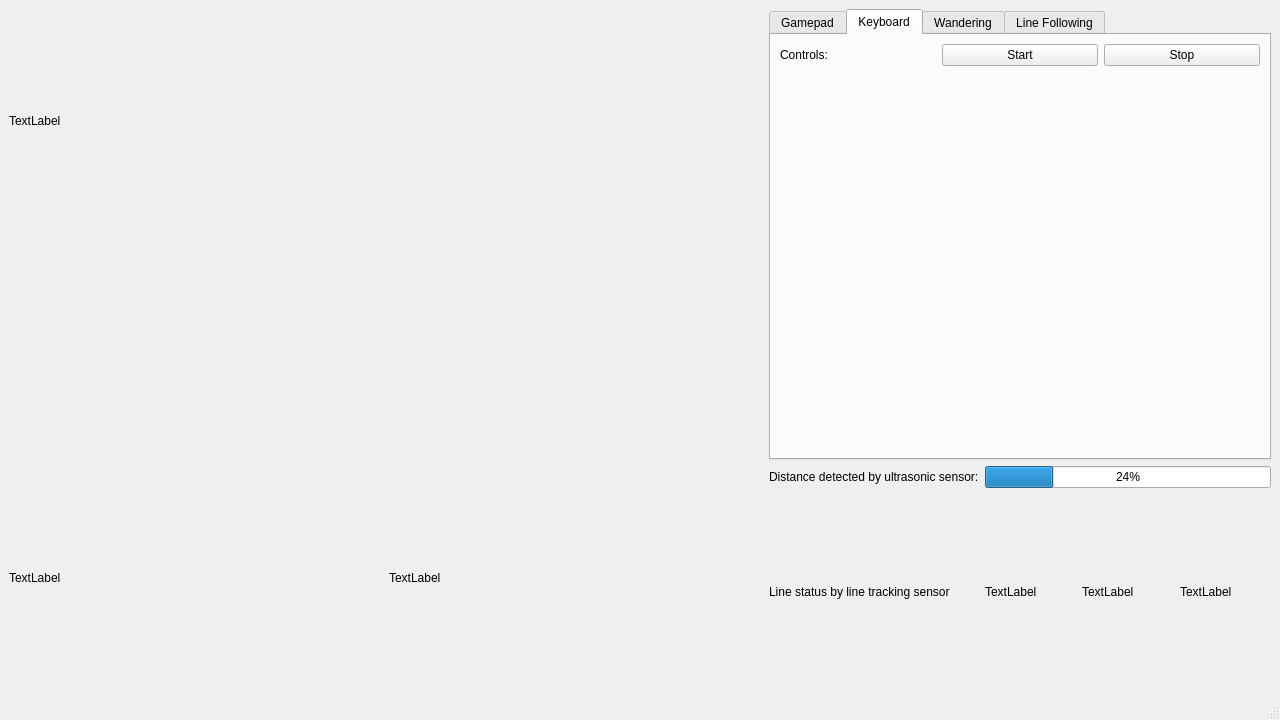
<?xml version="1.0" encoding="UTF-8"?>
<ui version="4.0">
 <class>MainWindow</class>
 <widget class="QMainWindow" name="MainWindow">
  <property name="geometry">
   <rect>
    <x>0</x>
    <y>0</y>
    <width>1280</width>
    <height>720</height>
   </rect>
  </property>
  <property name="windowTitle">
   <string>Adeept_UI_Controller</string>
  </property>
  <widget class="QWidget" name="centralwidget">
   <property name="layoutDirection">
    <enum>Qt::LeftToRight</enum>
   </property>
   <layout class="QGridLayout" name="gridLayout" columnstretch="3,2">
    <item row="2" column="1">
     <layout class="QGridLayout" name="senzor_status_grid">
      <item row="2" column="1">
       <layout class="QHBoxLayout" name="line_tracking_visualization_grid">
        <item>
         <widget class="QLabel" name="line_tracking_left_label">
          <property name="text">
           <string>TextLabel</string>
          </property>
         </widget>
        </item>
        <item>
         <widget class="QLabel" name="line_tracking_middle_label">
          <property name="text">
           <string>TextLabel</string>
          </property>
         </widget>
        </item>
        <item>
         <widget class="QLabel" name="line_tracking_right_label">
          <property name="text">
           <string>TextLabel</string>
          </property>
         </widget>
        </item>
       </layout>
      </item>
      <item row="1" column="0">
       <widget class="QLabel" name="ultrasonic_label">
        <property name="sizePolicy">
         <sizepolicy hsizetype="Preferred" vsizetype="Preferred">
          <horstretch>0</horstretch>
          <verstretch>0</verstretch>
         </sizepolicy>
        </property>
        <property name="text">
         <string>Distance detected by ultrasonic sensor:</string>
        </property>
       </widget>
      </item>
      <item row="2" column="0">
       <widget class="QLabel" name="line_tracking_label">
        <property name="sizePolicy">
         <sizepolicy hsizetype="Preferred" vsizetype="Preferred">
          <horstretch>0</horstretch>
          <verstretch>0</verstretch>
         </sizepolicy>
        </property>
        <property name="text">
         <string>Line status by line tracking sensor</string>
        </property>
       </widget>
      </item>
      <item row="1" column="1">
       <widget class="QProgressBar" name="ultrasonic_distance_indicator">
        <property name="value">
         <number>24</number>
        </property>
       </widget>
      </item>
     </layout>
    </item>
    <item row="0" column="0">
     <widget class="QLabel" name="video_stream_label">
      <property name="text">
       <string>TextLabel</string>
      </property>
      <property name="scaledContents">
       <bool>true</bool>
      </property>
     </widget>
    </item>
    <item row="2" column="0">
     <layout class="QGridLayout" name="audio_grid">
      <item row="0" column="0">
       <widget class="QLabel" name="audio_microphone_label_button">
        <property name="text">
         <string>TextLabel</string>
        </property>
       </widget>
      </item>
      <item row="0" column="1">
       <widget class="QLabel" name="audio_speaker_label_button">
        <property name="text">
         <string>TextLabel</string>
        </property>
       </widget>
      </item>
     </layout>
    </item>
    <item row="0" column="1" rowspan="2">
     <widget class="QTabWidget" name="tabWidget">
      <property name="currentIndex">
       <number>1</number>
      </property>
      <widget class="QWidget" name="gamepad_tab">
       <attribute name="title">
        <string>Gamepad</string>
       </attribute>
       <layout class="QGridLayout" name="gridLayout_3">
        <item row="0" column="2">
         <widget class="QPushButton" name="gamepad_stop_button">
          <property name="sizePolicy">
           <sizepolicy hsizetype="Preferred" vsizetype="Fixed">
            <horstretch>0</horstretch>
            <verstretch>0</verstretch>
           </sizepolicy>
          </property>
          <property name="text">
           <string>Stop</string>
          </property>
         </widget>
        </item>
        <item row="0" column="1">
         <widget class="QPushButton" name="gamepad_start_button">
          <property name="sizePolicy">
           <sizepolicy hsizetype="Preferred" vsizetype="Fixed">
            <horstretch>0</horstretch>
            <verstretch>0</verstretch>
           </sizepolicy>
          </property>
          <property name="text">
           <string>Start</string>
          </property>
         </widget>
        </item>
        <item row="0" column="0">
         <widget class="QLabel" name="gamepad_controls_label">
          <property name="text">
           <string>Controls:</string>
          </property>
         </widget>
        </item>
        <item row="1" column="0" colspan="3">
         <spacer name="verticalSpacer_2">
          <property name="orientation">
           <enum>Qt::Vertical</enum>
          </property>
          <property name="sizeHint" stdset="0">
           <size>
            <width>20</width>
            <height>40</height>
           </size>
          </property>
         </spacer>
        </item>
       </layout>
      </widget>
      <widget class="QWidget" name="keyboard_tab">
       <attribute name="title">
        <string>Keyboard</string>
       </attribute>
       <layout class="QGridLayout" name="gridLayout_5">
        <item row="0" column="2">
         <widget class="QPushButton" name="keyboard_stop_button">
          <property name="sizePolicy">
           <sizepolicy hsizetype="Preferred" vsizetype="Fixed">
            <horstretch>0</horstretch>
            <verstretch>0</verstretch>
           </sizepolicy>
          </property>
          <property name="text">
           <string>Stop</string>
          </property>
         </widget>
        </item>
        <item row="0" column="1">
         <widget class="QPushButton" name="keyboard_start_button">
          <property name="sizePolicy">
           <sizepolicy hsizetype="Preferred" vsizetype="Fixed">
            <horstretch>0</horstretch>
            <verstretch>0</verstretch>
           </sizepolicy>
          </property>
          <property name="text">
           <string>Start</string>
          </property>
         </widget>
        </item>
        <item row="1" column="0" colspan="3">
         <spacer name="verticalSpacer_3">
          <property name="orientation">
           <enum>Qt::Vertical</enum>
          </property>
          <property name="sizeHint" stdset="0">
           <size>
            <width>20</width>
            <height>40</height>
           </size>
          </property>
         </spacer>
        </item>
        <item row="0" column="0">
         <widget class="QLabel" name="keyboard_controls_label">
          <property name="text">
           <string>Controls:</string>
          </property>
         </widget>
        </item>
       </layout>
      </widget>
      <widget class="QWidget" name="wandering_tab">
       <attribute name="title">
        <string>Wandering</string>
       </attribute>
       <layout class="QGridLayout" name="gridLayout_2" columnstretch="0,0,0,0">
        <item row="1" column="3">
         <widget class="QPushButton" name="wandering_stop_button">
          <property name="sizePolicy">
           <sizepolicy hsizetype="Preferred" vsizetype="Fixed">
            <horstretch>0</horstretch>
            <verstretch>0</verstretch>
           </sizepolicy>
          </property>
          <property name="text">
           <string>Stop</string>
          </property>
         </widget>
        </item>
        <item row="3" column="0" colspan="4">
         <spacer name="verticalSpacer">
          <property name="orientation">
           <enum>Qt::Vertical</enum>
          </property>
          <property name="sizeHint" stdset="0">
           <size>
            <width>20</width>
            <height>40</height>
           </size>
          </property>
         </spacer>
        </item>
        <item row="1" column="2">
         <widget class="QPushButton" name="wandering_start_button">
          <property name="sizePolicy">
           <sizepolicy hsizetype="Preferred" vsizetype="Fixed">
            <horstretch>0</horstretch>
            <verstretch>0</verstretch>
           </sizepolicy>
          </property>
          <property name="text">
           <string>Start</string>
          </property>
         </widget>
        </item>
        <item row="0" column="0">
         <widget class="QLabel" name="wandering_label">
          <property name="sizePolicy">
           <sizepolicy hsizetype="Fixed" vsizetype="Preferred">
            <horstretch>0</horstretch>
            <verstretch>0</verstretch>
           </sizepolicy>
          </property>
          <property name="text">
           <string>Current state:</string>
          </property>
         </widget>
        </item>
        <item row="2" column="2">
         <widget class="QPushButton" name="wandering_gazebo_button">
          <property name="sizePolicy">
           <sizepolicy hsizetype="Preferred" vsizetype="Fixed">
            <horstretch>0</horstretch>
            <verstretch>0</verstretch>
           </sizepolicy>
          </property>
          <property name="text">
           <string>Use Gazebo</string>
          </property>
         </widget>
        </item>
        <item row="2" column="3">
         <widget class="QPushButton" name="wandering_adeept_button">
          <property name="sizePolicy">
           <sizepolicy hsizetype="Preferred" vsizetype="Fixed">
            <horstretch>0</horstretch>
            <verstretch>0</verstretch>
           </sizepolicy>
          </property>
          <property name="text">
           <string>Use Adeept</string>
          </property>
         </widget>
        </item>
        <item row="0" column="1" colspan="3">
         <widget class="QLabel" name="wandering_state_label">
          <property name="sizePolicy">
           <sizepolicy hsizetype="Preferred" vsizetype="Preferred">
            <horstretch>0</horstretch>
            <verstretch>0</verstretch>
           </sizepolicy>
          </property>
          <property name="text">
           <string/>
          </property>
         </widget>
        </item>
        <item row="1" column="0" colspan="2">
         <widget class="QLabel" name="wandering_controls_label">
          <property name="sizePolicy">
           <sizepolicy hsizetype="Preferred" vsizetype="Preferred">
            <horstretch>0</horstretch>
            <verstretch>0</verstretch>
           </sizepolicy>
          </property>
          <property name="text">
           <string>Controls:</string>
          </property>
         </widget>
        </item>
        <item row="2" column="0" colspan="2">
         <widget class="QLabel" name="wandering_multiplier_label">
          <property name="sizePolicy">
           <sizepolicy hsizetype="Preferred" vsizetype="Preferred">
            <horstretch>0</horstretch>
            <verstretch>0</verstretch>
           </sizepolicy>
          </property>
          <property name="text">
           <string>Speed multiplier:</string>
          </property>
         </widget>
        </item>
       </layout>
      </widget>
      <widget class="QWidget" name="line_following_tab">
       <attribute name="title">
        <string>Line Following</string>
       </attribute>
       <layout class="QGridLayout" name="gridLayout_4">
        <item row="3" column="0" colspan="4">
         <spacer name="verticalSpacer_4">
          <property name="orientation">
           <enum>Qt::Vertical</enum>
          </property>
          <property name="sizeHint" stdset="0">
           <size>
            <width>20</width>
            <height>40</height>
           </size>
          </property>
         </spacer>
        </item>
        <item row="0" column="0">
         <widget class="QLabel" name="line_following_label">
          <property name="sizePolicy">
           <sizepolicy hsizetype="Fixed" vsizetype="Preferred">
            <horstretch>0</horstretch>
            <verstretch>0</verstretch>
           </sizepolicy>
          </property>
          <property name="text">
           <string>Current state:</string>
          </property>
         </widget>
        </item>
        <item row="1" column="2">
         <widget class="QPushButton" name="line_following_start_button">
          <property name="sizePolicy">
           <sizepolicy hsizetype="Preferred" vsizetype="Fixed">
            <horstretch>0</horstretch>
            <verstretch>0</verstretch>
           </sizepolicy>
          </property>
          <property name="text">
           <string>Start</string>
          </property>
         </widget>
        </item>
        <item row="1" column="3">
         <widget class="QPushButton" name="line_following_stop_button">
          <property name="sizePolicy">
           <sizepolicy hsizetype="Preferred" vsizetype="Fixed">
            <horstretch>0</horstretch>
            <verstretch>0</verstretch>
           </sizepolicy>
          </property>
          <property name="text">
           <string>Stop</string>
          </property>
         </widget>
        </item>
        <item row="2" column="3">
         <widget class="QPushButton" name="line_following_adeept_button">
          <property name="sizePolicy">
           <sizepolicy hsizetype="Preferred" vsizetype="Fixed">
            <horstretch>0</horstretch>
            <verstretch>0</verstretch>
           </sizepolicy>
          </property>
          <property name="text">
           <string>Use Adeept</string>
          </property>
         </widget>
        </item>
        <item row="2" column="2">
         <widget class="QPushButton" name="line_following_gazebo_button">
          <property name="sizePolicy">
           <sizepolicy hsizetype="Preferred" vsizetype="Fixed">
            <horstretch>0</horstretch>
            <verstretch>0</verstretch>
           </sizepolicy>
          </property>
          <property name="text">
           <string>Use Gazebo</string>
          </property>
         </widget>
        </item>
        <item row="2" column="0" colspan="2">
         <widget class="QLabel" name="line_following_multiplier_label">
          <property name="text">
           <string>Speed multiplier:</string>
          </property>
         </widget>
        </item>
        <item row="1" column="0" colspan="2">
         <widget class="QLabel" name="line_following_controls_label">
          <property name="text">
           <string>Controls</string>
          </property>
         </widget>
        </item>
        <item row="0" column="1" colspan="3">
         <widget class="QLabel" name="line_following_state_label">
          <property name="text">
           <string/>
          </property>
         </widget>
        </item>
       </layout>
      </widget>
     </widget>
    </item>
   </layout>
  </widget>
  <widget class="QStatusBar" name="statusbar"/>
 </widget>
 <resources/>
 <connections/>
</ui>
